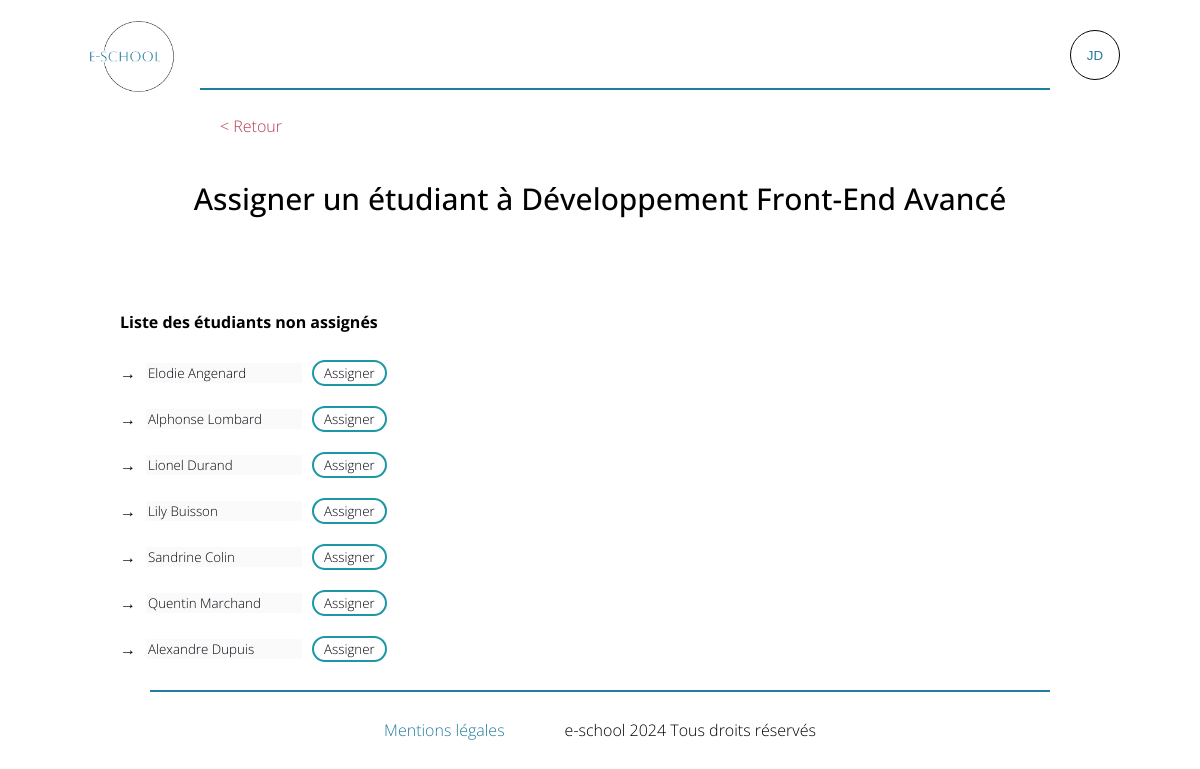
Page /index.php?controller=cours&action=assigner&id=2 (signed in) on the committed database.
### tables this page shows
CREATE TABLE `cours` (
  `id_cours` int NOT NULL,
  `titre` varchar(200) NOT NULL,
  `description` varchar(500) NOT NULL,
  `id_user` int NOT NULL
);

CREATE TABLE `users` (
  `id_user` int NOT NULL,
  `nom` varchar(100) NOT NULL,
  `prenom` varchar(100) NOT NULL,
  `email` varchar(200) NOT NULL,
  `mdp` varchar(250) NOT NULL,
  `profil` varchar(50) NOT NULL
);

### controllers/cours_controller.php (called while the page is built, shortened)
<?php
class CoursController{
    public function assigner(){
        $nonAssigne = Assigne::selectEtudiants($_GET['id']);
        $displayCours= Cours::selectCours($_GET['id']);
        require_once('views/etudiant/assigne.php');
    }
}
?>

### index.php (called while the page is built, shortened)
<?php
  require_once('views/layout.php');
?>

### models/cours.php (called while the page is built, shortened)
<?php
class Cours {
    public function __construct($id_cours, $titre, $description) {
        $this->id_cours = $id_cours;
        $this->titre = $titre;
    }
    public static function selectCours($id){
        $db = Db::getInstance();
        $id = intval($_GET['id']);
        $query = $db->prepare('SELECT * FROM cours WHERE id_cours = :id');
        $query->execute(['id' => $id]);
       foreach($query->fetchAll() as $cours) {
        $item = new Cours($cours['id_cours'], $cours['titre'], $cours['description']);
        }
       return $item;
    }
}

### models/assigne.php (called while the page is built, shortened)
<?php
class Assigne{
    public function __construct($id_user, $nom, $prenom) {
        $this->nom = $nom;
        $this->prenom = $prenom;
    }
    public static function selectEtudiants($id){
        $list =[];
        $db = Db::getInstance();
        $id = intval($_GET['id']);
        $query = $db->prepare('SELECT u.id_user, u.nom, u.prenom FROM users u LEFT JOIN ( SELECT id_user FROM assigne WHERE id_cours = :id) a ON a.id_user = u.id_user WHERE a.id_user IS NULL AND u.profil = "étudiant"');
        $query->execute(['id' => $id]);
        foreach($query->fetchAll() as $etudiant) {
        $list[] = new Assigne($etudiant['id_user'], $etudiant['nom'], $etudiant['prenom']);
        }
       return $list;
    }
}

### views/etudiant/assigne.php (the view, shortened to what this page needs)
<?php session_start();
require_once('views/admin/header.php');?>
<main class="voir">
    <a class="button-retour" href="?controller=cours&action=index">&#60; Retour</a>
    <h1>Assigner un étudiant à <?=$displayCours->titre?></h1>
    <h2>Liste des étudiants non assignés</h2>
    <div>
        <?php foreach ($nonAssigne as $eleve){?>
        <form class="container3" action="index.php?controller=assigne&action=assignerCours&id=<?=$displayCours->id_cours?>" method="post">
            <div class="container-input">
                <div>&#8594;</div>
                <input class="input" type="text" name="prenom" value="<?= $eleve->prenom.' '.$eleve->nom ?>" disabled>
                <input class="table-button" type="submit" value="Assigner"/>
            </div>
            </form>
       <?php } ?>
    </div>
</main>

### styles/style.css (style rules this page uses)
html, body, div, span, applet, object, iframe, h1, h2, h3, h4, h5, h6, p, blockquote, pre, a, abbr, acronym, address, big, cite, code, del, dfn, em, img, ins, kbd, q, s, samp, small, strike, strong, sub, sup, tt, var, b, u, i, center, dl, dt, dd, ol, ul, li, fieldset, form, label, legend, table, caption, tbody, tfoot, thead, tr, th, td, article, aside, canvas, details, embed, figure, figcaption, footer, header, hgroup, menu, nav, output, ruby, section, summary, time, mark, audio, video { margin: 0; padding: 0; border: 0; font-size: 100%; font: inherit; vertical-align: baseline; }
body { line-height: 1; }
h1 { font-family: "Open Sans", sans-serif; font-weight: 500; font-style: normal; font-variation-settings: "wdth" 100; font-size: 30px; margin: 50px 50px 100px; }
h2 { align-self: center; margin-bottom: 30px; font-weight: bold; }
.button-retour { text-decoration: none; color: #b33951; align-self: flex-start; margin: 20px auto auto 100px; }
.voir { margin: 0 10%; display: flex; flex-direction: column; font-family: "Open Sans", sans-serif; font-weight: 300; font-style: normal; font-variation-settings: "wdth" 100; }
.voir h1 { align-self: center; }
.voir h2 { align-self: flex-start; }
.container3 { display: flex; flex-direction: column; gap: 20px; margin-bottom: 20px; }
.container-input { display: flex; align-items: center; gap: 10px; }
.container-input .input { border: none; font-family: "Open Sans", sans-serif; font-weight: 300; font-style: normal; font-variation-settings: "wdth" 100; color: rgb(7, 2, 13);; }
.table-button, .suppr-button { text-decoration: none; font-family: "Open Sans", sans-serif; font-weight: 300; font-style: normal; font-variation-settings: "wdth" 100; color: rgb(7, 2, 13); background-color: transparent; border: 2px solid rgb(27, 151, 165); border-radius: 15px; padding: 2px 10px; cursor: pointer; }

### rows in the picture
cours: titre "Développement Front-End Avancé"
users: prenom "Elodie Angenard"
users: prenom "Alphonse Lombard"
users: prenom "Lionel Durand"
users: prenom "Lily Buisson"
users: prenom "Sandrine Colin"
users: prenom "Quentin Marchand"
users: prenom "Alexandre Dupuis"

### other values in the picture
substr($_SESSION['prenom'],0,1) "J"
substr($_SESSION['nom'],0,1) "D"
